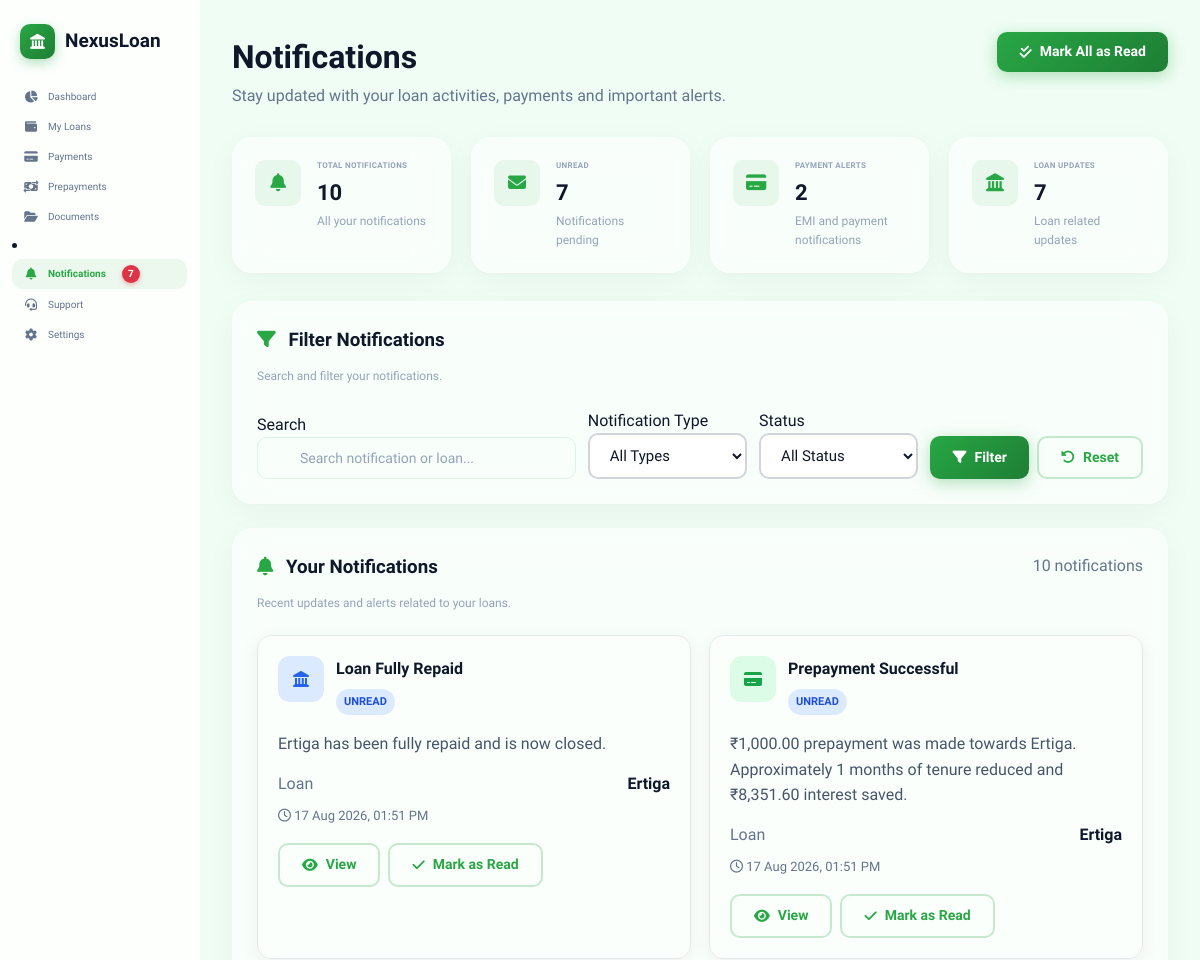
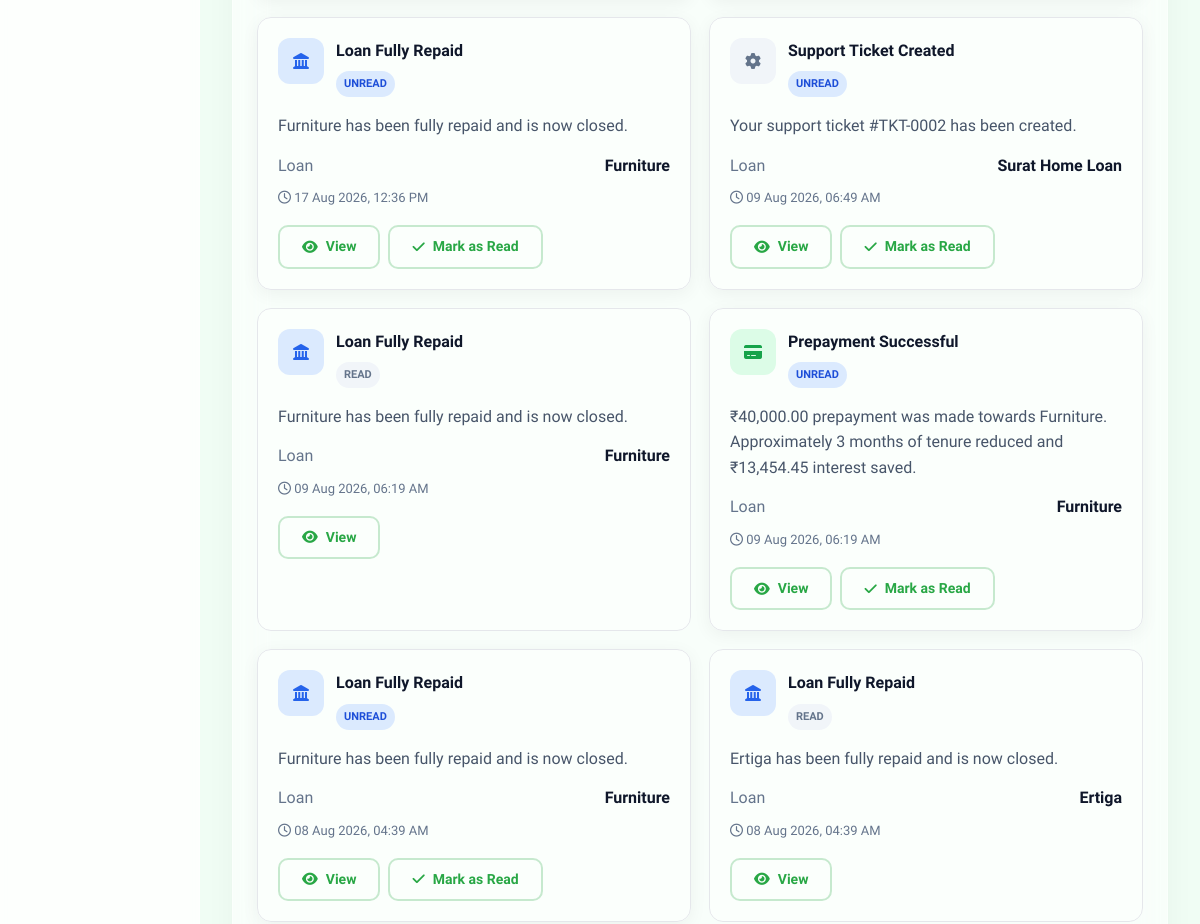
The app's page /notifications/ (signed in, upper part), older data (2 pictures, top to bottom).
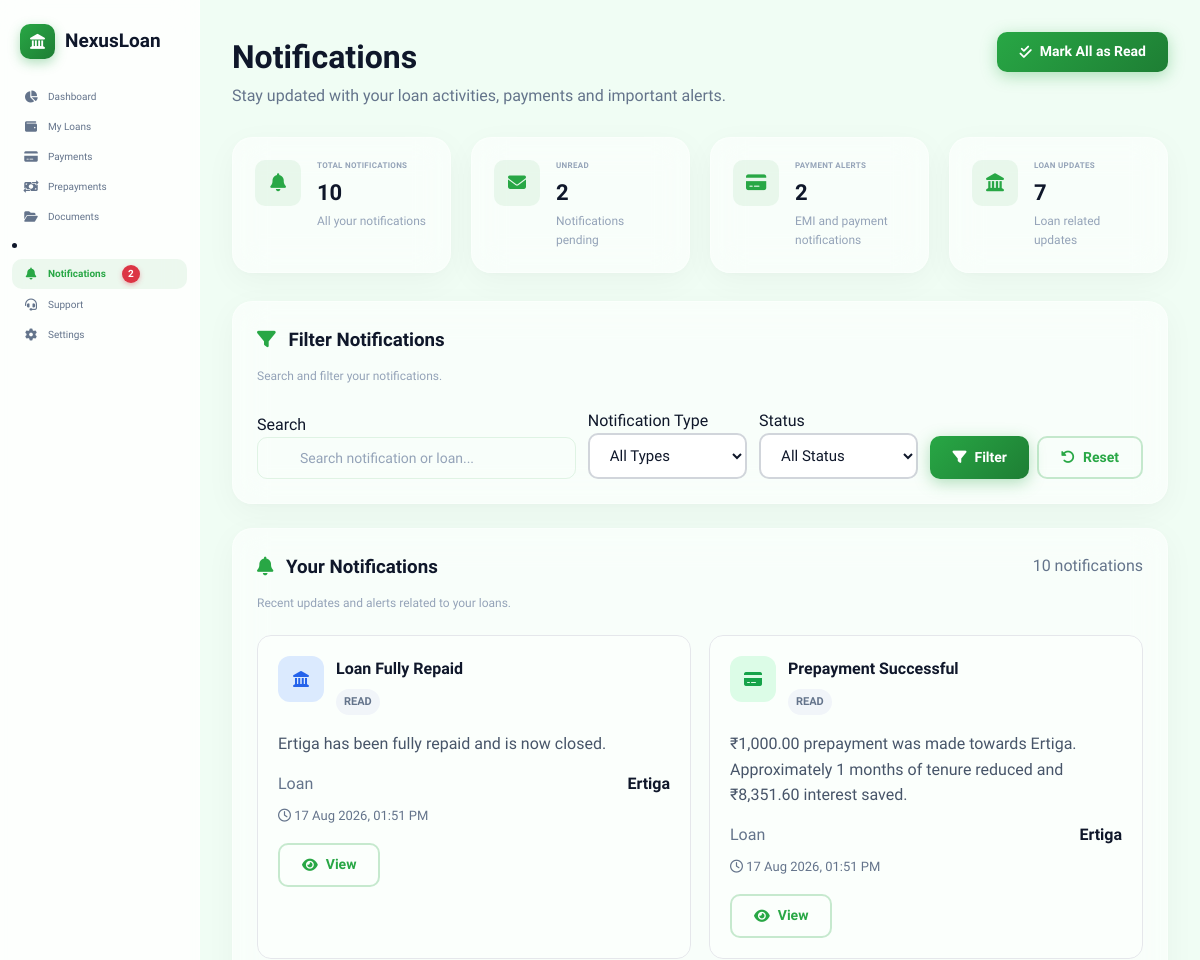
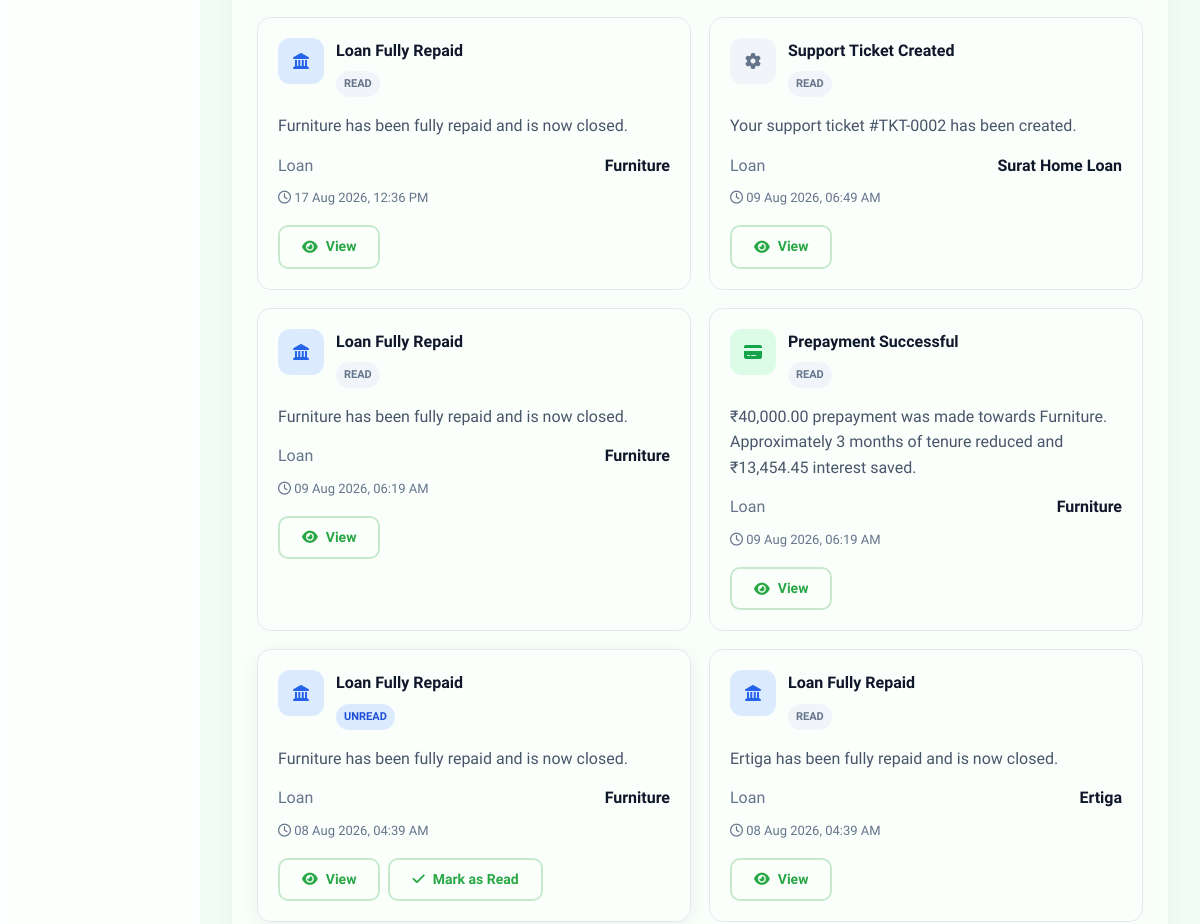
The same page, newer data (2 pictures, top to bottom).
### loans/models.py (models this page shows, shortened)
class Notification(models.Model):
    TYPE_CHOICES = [
        ("loan", "Loan"),
        ("payment", "Payment"),
        ("document", "Document"),
        ("reminder", "Reminder"),
        ("system", "System"),
    ]
    user = models.ForeignKey(
        settings.AUTH_USER_MODEL,
        on_delete=models.CASCADE,
        related_name="notifications",
    )
    loan = models.ForeignKey(
        "loans.Loan",
        on_delete=models.CASCADE,
        related_name="notifications",
        null=True,
        blank=True,
    )
    title = models.CharField(max_length=255)
    message = models.TextField()
    notification_type = models.CharField(
        max_length=20,
        choices=TYPE_CHOICES,
        default="system",
    )
    is_read = models.BooleanField(default=False)
    created_at = models.DateTimeField(auto_now_add=True)
    class Meta:
        ordering = ["-created_at"]
        indexes = [
            models.Index(fields=["user", "is_read"]),
            models.Index(fields=["user", "notification_type"]),
            models.Index(fields=["created_at"]),
        ]

class Loan(models.Model):
    STATUS_CHOICES = [
        ("active", "Active"),
        ("closed", "Closed"),
        ("default", "Default"),
    ]
    LOAN_TYPE_CHOICES = [
        ("home", "Home Loan"),
        ("car", "Car Loan"),
        ("education", "Education Loan"),
        ("personal", "Personal Loan"),
        ("business", "Business Loan"),
        ("gold", "Gold Loan"),
        ("other", "Other"),
    ]
    EMI_FREQUENCY_CHOICES = [
        ("monthly", "Monthly"),
        ("quarterly", "Quarterly"),
        ("half_yearly", "Half Yearly"),
        ("yearly", "Yearly"),
    ]
    user = models.ForeignKey(
        settings.AUTH_USER_MODEL, on_delete=models.CASCADE, related_name="loans"
    )
    loan_name = models.CharField(max_length=200)
    loan_type = models.CharField(
        max_length=20, choices=LOAN_TYPE_CHOICES, default="home"
    )
    amount = models.DecimalField(max_digits=15, decimal_places=2)
    interest_rate = models.DecimalField(max_digits=5, decimal_places=2)
    tenure_years = models.PositiveIntegerField()
    emi = models.DecimalField(max_digits=15, decimal_places=2)
    start_date = models.DateField()
    first_emi_date = models.DateField(
        null=True,
        blank=True,
        help_text="Date on which first EMI will be deducted.",
    )
    emi_frequency = models.CharField(
        max_length=20,
        choices=EMI_FREQUENCY_CHOICES,
        default="monthly",
    )
    auto_debit = models.BooleanField(
        default=True,
        help_text="Automatically deduct EMI on due date.",
    )
    status = models.CharField(max_length=20, choices=STATUS_CHOICES, default="active")
    closed_date = models.DateField(null=True, blank=True)
    remaining_balance = models.DecimalField(max_digits=15, decimal_places=2, default=0)
    total_interest_paid = models.DecimalField(
        max_digits=15, decimal_places=2, default=0
    )
    is_public = models.BooleanField(
        default=False, help_text="Make visible to lenders for investment"
    )
    funded_amount = models.DecimalField(max_digits=15, decimal_places=2, default=0)
    created_at = models.DateTimeField(auto_now_add=True)
    updated_at = models.DateTimeField(auto_now=True)
    class Meta:
        ordering = ["-created_at"]
        verbose_name = "Loan"
        verbose_name_plural = "Loans"

### loans/views.py (the view, shortened to what this page needs)
# urls.py: path("notifications/", notifications_dashboard, name="notifications_dashboard"),
@login_required
def notifications_dashboard(request):
    is_admin = request.user.is_staff or request.user.is_superuser
    if is_admin:
        notifications = (
            Notification.objects.select_related("user", "loan")
            .all()
            .order_by("-created_at")
        )
        all_notifications = Notification.objects.all()
    else:
        notifications = (
            Notification.objects.filter(user=request.user)
            .select_related("loan")
            .order_by("-created_at")
        )
        all_notifications = Notification.objects.filter(user=request.user)
    search = request.GET.get("search", "").strip()
    notification_type = request.GET.get("type", "").strip()
    status = request.GET.get("status", "").strip()
    if notification_type:
        notifications = notifications.filter(notification_type=notification_type)
    if status == "read":
        notifications = notifications.filter(is_read=True)
    elif status == "unread":
        notifications = notifications.filter(is_read=False)
    total_notifications = all_notifications.count()
    unread_count = all_notifications.filter(is_read=False).count()
    payment_alerts = all_notifications.filter(notification_type="payment").count()
    loan_updates = all_notifications.filter(notification_type="loan").count()
    if is_admin:
        notified_users = all_notifications.values("user_id").distinct().count()
    else:
        notified_users = 1
    paginator = Paginator(notifications, 12)
    page_number = request.GET.get("page")
    page_obj = paginator.get_page(page_number)
    context = {
        "page_title": "Notifications",
        "notifications": page_obj.object_list,
        "page_obj": page_obj,
        "total_notifications": total_notifications,
        "unread_count": unread_count,
        "payment_alerts": payment_alerts,
        "loan_updates": loan_updates,
        "notified_users": notified_users,
        "search": search,
        "selected_type": notification_type,
        "selected_status": status,
        "notification_types": Notification.TYPE_CHOICES,
        "has_notifications": total_notifications > 0,
        "is_admin": is_admin,
    }
    return render(request, "loans/notifications_dashboard.html", context)

### templates/loans/notifications_dashboard.html (shortened to what the changed rows need)
{% extends 'app_layout.html' %}
{% load static %}
{% block app_content %}
<div class="page-header">
    <div>
        <h1>
            {% if is_admin %}
                Notification Management
            {% else %}
                Notifications
            {% endif %}
        </h1>
    </div>
</div>
<div class="summary-grid">
    <div class="summary-card glass-card">
        <div class="sc-info">
            <span class="sc-label">Unread</span>
            <span class="sc-value">{{ unread_count }}</span>
            <span class="sc-sub">Notifications pending</span>
        </div>
    </div>
</div>
{% if notifications %}
    <div class="glass-card notifications-card">
        <div class="notification-grid">
            {% for notification in notifications %}
                {% if notification.notification_type == "loan" %}
                    {% with icon="fa-landmark" icon_bg="#dbeafe" icon_color="#2563eb" %}
                        <div class="notification-item {% if not notification.is_read %}notification-unread{% endif %}">
                            <div class="notification-top">
                                <div class="notification-icon" style="background:{{ icon_bg }};color:{{ icon_color }};">
                                    <i class="fas {{ icon }}"></i>
                                </div>
                                <div class="notification-heading">
                                    <h4>{{ notification.title }}</h4>
                                    <span class="notification-status {% if not notification.is_read %}status-unread{% else %}status-read{% endif %}">
                                        {% if not notification.is_read %}UNREAD{% else %}READ{% endif %}
                                    </span>
                                </div>
                            </div>
                            <p class="notification-message">{{ notification.message }}</p>
                            {% if notification.loan %}
                                <div class="notification-meta-row">
                                    <span class="text-muted">Loan</span>
                                    <strong>{{ notification.loan.loan_name }}</strong>
                                </div>
                            {% endif %}
                            <div class="notification-time">
                                <i class="far fa-clock"></i>
                                {{ notification.created_at|date:"d M Y, h:i A" }}
                            </div>
                            <div class="notification-actions">
                                {% if notification.loan %}
                                    <a href="{% url 'loan_detail' notification.loan.pk %}" class="btn btn-outline btn-sm">
                                        <i class="fas fa-eye"></i>
                                        View
                                    </a>
                                {% endif %}
                                {% if not notification.is_read %}
                                    <form method="post" action="{% url 'mark_notification_read' notification.id %}">
                                        <button type="submit" class="btn btn-outline btn-sm">
                                            <i class="fas fa-check"></i>
                                            Mark as Read
                                        </button>
                                    </form>
                                {% endif %}
                            </div>
                        </div>
                    {% endwith %}
                {% elif notification.notification_type == "payment" %}
                    {% with icon="fa-credit-card" icon_bg="#dcfce7" icon_color="#16a34a" %}
                        <div class="notification-item {% if not notification.is_read %}notification-unread{% endif %}">
                            <div class="notification-top">
                                <div class="notification-icon" style="background:{{ icon_bg }};color:{{ icon_color }};">
                                    <i class="fas {{ icon }}"></i>
                                </div>
                                <div class="notification-heading">
                                    <h4>{{ notification.title }}</h4>
                                    <span class="notification-status {% if not notification.is_read %}status-unread{% else %}status-read{% endif %}">
                                        {% if not notification.is_read %}UNREAD{% else %}READ{% endif %}
                                    </span>
                                </div>
                            </div>
                            <p class="notification-message">{{ notification.message }}</p>
                            {% if notification.loan %}
                                <div class="notification-meta-row">
                                    <span class="text-muted">Loan</span>
                                    <strong>{{ notification.loan.loan_name }}</strong>
                                </div>
                            {% endif %}
                            <div class="notification-time">
                                <i class="far fa-clock"></i>
                                {{ notification.created_at|date:"d M Y, h:i A" }}
                            </div>
                            <div class="notification-actions">
                                {% if notification.loan %}
                                    <a href="{% url 'loan_detail' notification.loan.pk %}" class="btn btn-outline btn-sm">
                                        <i class="fas fa-eye"></i>
                                        View
                                    </a>
                                {% endif %}
                                {% if not notification.is_read %}
                                    <form method="post" action="{% url 'mark_notification_read' notification.id %}">
                                        <button type="submit" class="btn btn-outline btn-sm">
                                            <i class="fas fa-check"></i>
                                            Mark as Read
                                        </button>
                                    </form>
                                {% endif %}
                            </div>
                        </div>
                    {% endwith %}
                {% else %}
                    {% with icon="fa-gear" icon_bg="#f1f5f9" icon_color="#64748b" %}
                        <div class="notification-item {% if not notification.is_read %}notification-unread{% endif %}">
                            <div class="notification-top">
                                <div class="notification-icon" style="background:{{ icon_bg }};color:{{ icon_color }};">
                                    <i class="fas {{ icon }}"></i>
                                </div>
                                <div class="notification-heading">
                                    <h4>{{ notification.title }}</h4>
                                    <span class="notification-status {% if not notification.is_read %}status-unread{% else %}status-read{% endif %}">
                                        {% if not notification.is_read %}UNREAD{% else %}READ{% endif %}
                                    </span>
                                </div>
                            </div>
                            <p class="notification-message">{{ notification.message }}</p>
                            {% if notification.loan %}
                                <div class="notification-meta-row">
                                    <span class="text-muted">Loan</span>
                                    <strong>{{ notification.loan.loan_name }}</strong>
                                </div>
                            {% endif %}
                            <div class="notification-time">
                                <i class="far fa-clock"></i>
                                {{ notification.created_at|date:"d M Y, h:i A" }}
                            </div>
                            <div class="notification-actions">
                                {% if notification.loan %}
                                    <a href="{% url 'loan_detail' notification.loan.pk %}" class="btn btn-outline btn-sm">
                                        <i class="fas fa-eye"></i>
                                        View
                                    </a>
                                {% endif %}
                                {% if not notification.is_read %}
                                    <form method="post" action="{% url 'mark_notification_read' notification.id %}">
                                        <button type="submit" class="btn btn-outline btn-sm">
                                            <i class="fas fa-check"></i>
                                            Mark as Read
                                        </button>
                                    </form>
                                {% endif %}
                            </div>
                        </div>
                    {% endwith %}
                {% endif %}
            {% endfor %}
        </div>
    </div>
{% endif %}
{% endblock %}

Row changes from the older to the newer data that the page shows:
changed Notification (number 1 of 8 on the later page): is_read "UNREAD Mark as Read" → "READ"
changed Notification (number 2 of 8 on the later page): is_read "UNREAD Mark as Read" → "READ"
changed Notification "17 Aug 2026, 12:36 PM": is_read "UNREAD Mark as Read" → "READ"
changed Notification "Support Ticket Created": is_read "UNREAD Mark as Read" → "READ"
changed Notification (number 6 of 8 on the later page): is_read "UNREAD Mark as Read" → "READ"
Text that changed along with them:
{{ header_unread_notifications }}: "7" → "2"
{{ unread_count }}: "7" → "2"
